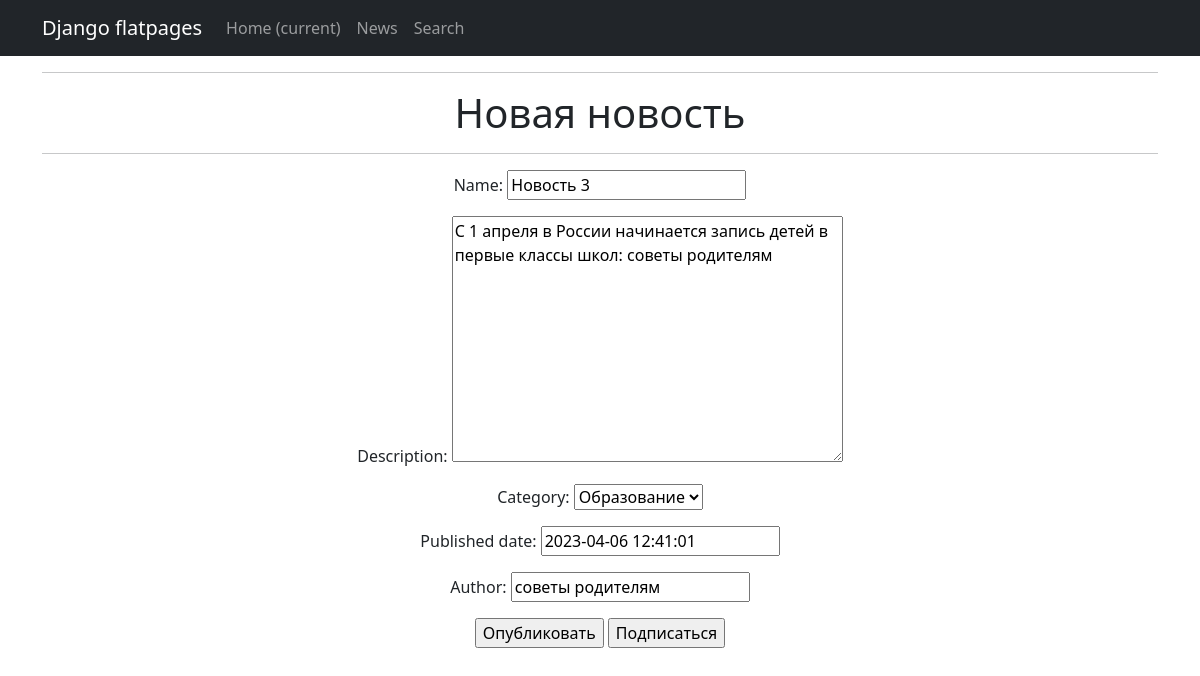
/news/3/update/, run on the app's committed database.
### news/models.py (models this page shows, shortened)
class News(models.Model):
    name = models.CharField(
        max_length=255,
        unique=True, # названия новостей не должны повторяться
    )
    description = models.TextField()
    category = models.ForeignKey(
        to='Category',
        on_delete=models.CASCADE,
        related_name='news', # все новости в категории будут доступны через поле news
    )
    published_date = models.DateTimeField(default=datetime.now)  # предоставляем значение по умолчанию
    author = models.CharField(max_length=100, default='нет автора')

class Category(models.Model):
    name = models.CharField(max_length=255, unique=True)
    subscribers = models.ManyToManyField(User, related_name='subscribed_categories', blank=True)
    def __str__(self):
        return self.name

### news/views.py (the view)
# urls.py: path('<int:pk>/update/', NewsUpdate.as_view(), name='news_update'),
class NewsUpdate(UpdateView):
    form_class = NewsForm
    model = News
    template_name = 'news_edit.html'

### news/forms.py (shortened to what this page needs)
class NewsForm(forms.ModelForm):
   class Meta:
       model = News
       fields = [
           'name',
           'description',
           'category',
           'published_date',
           'author',
       ]

### news/templates/news_edit.html (shortened to what this page needs)
{% extends 'flatpages/default.html' %}
{% block content %}
<hr>
<h1>Новая новость</h1>
<hr>
<form method="post" action="{% url 'subscribe_category' category_id=category.id|default:'1' %}">
  {{ form.as_p }}
  <input type="submit" value="Опубликовать" />
  <input type="submit" value="Подписаться" name="Подписаться" />
</form>
{% endblock content %}

### data on the page
News: name "Новость 3", description "С 1 апреля в России начинается запись детей в первые классы школ: советы родителям", category "Образование", published_date "2023-04-06 12:41:01", author "советы родителям"
